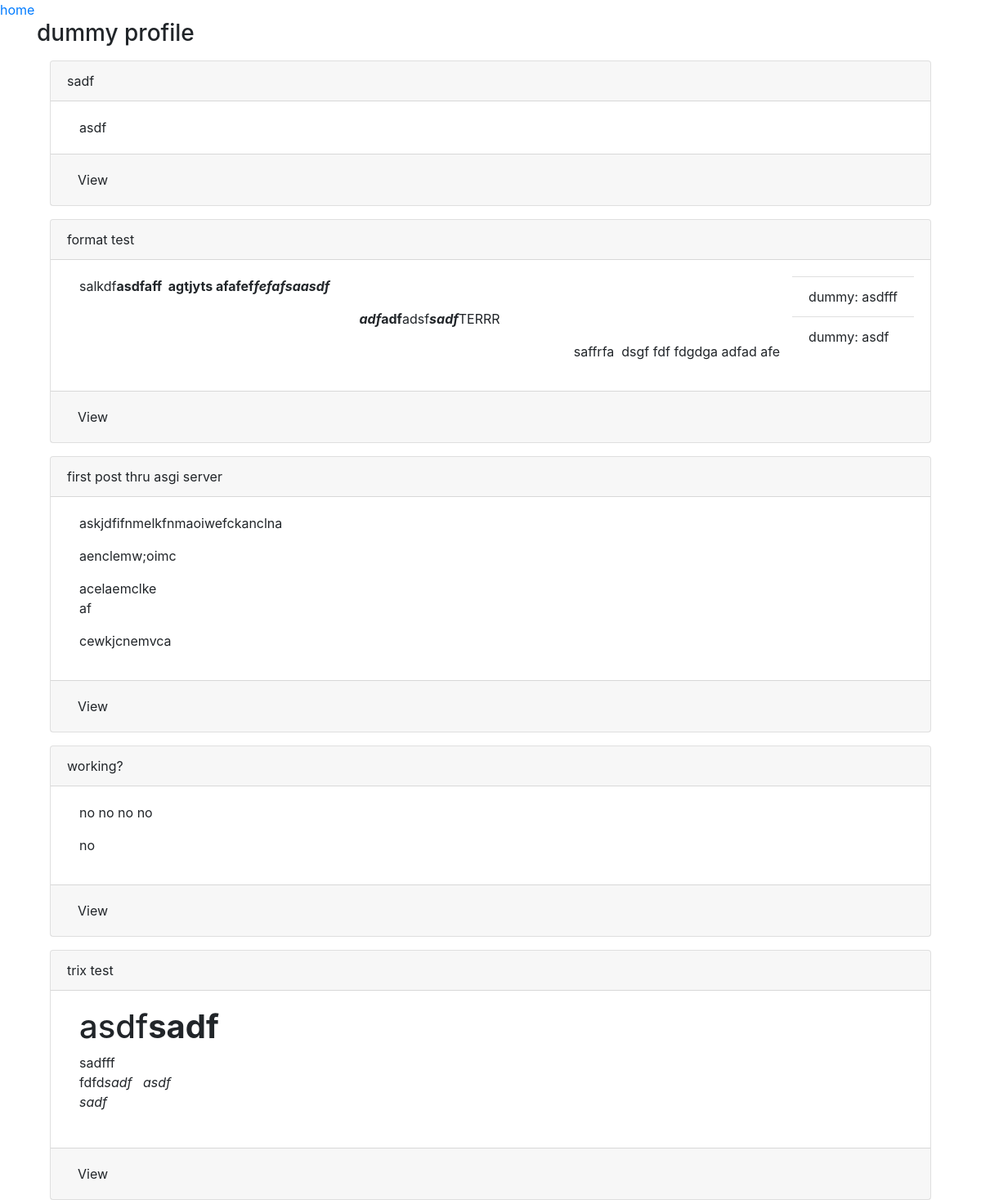
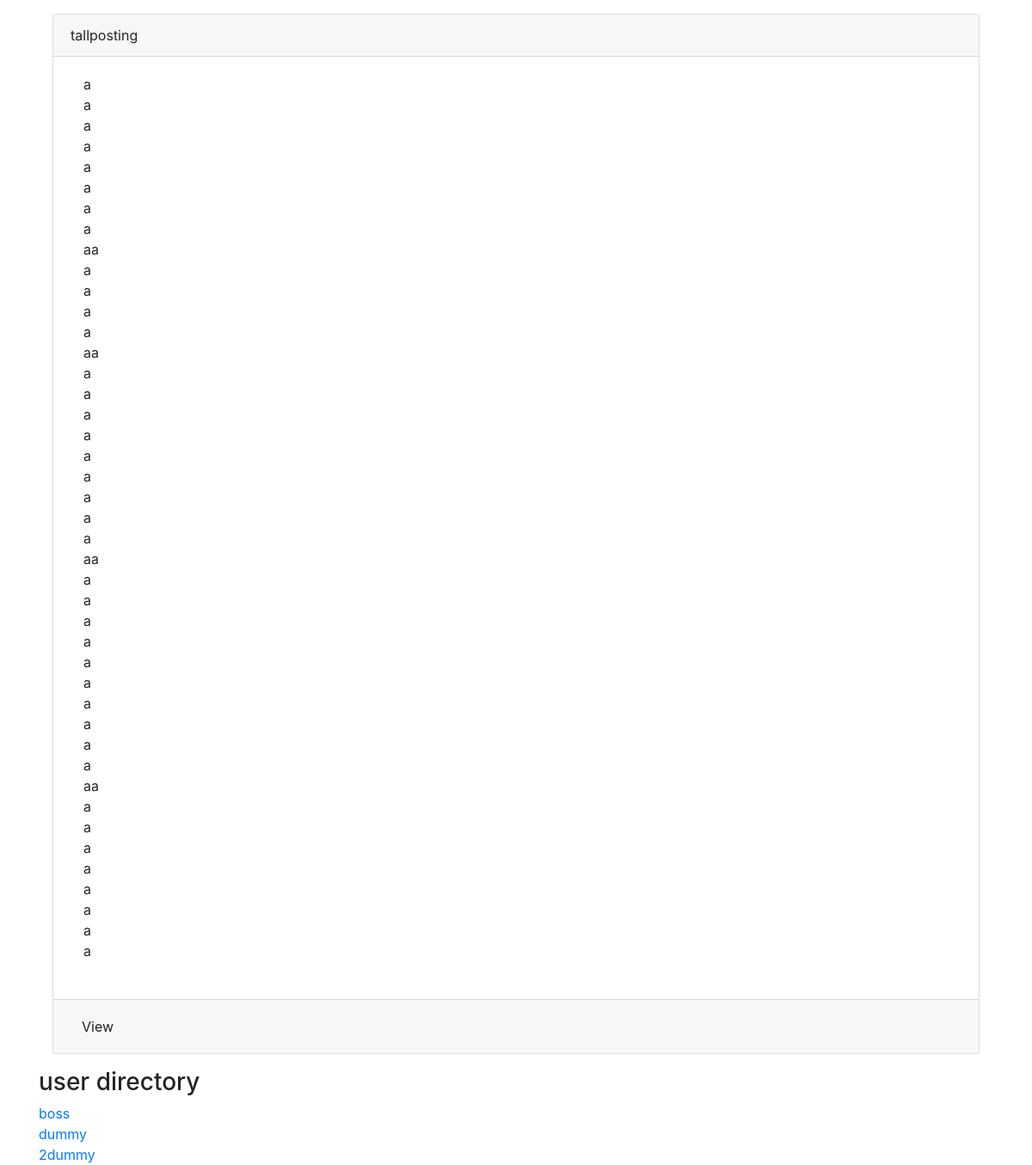
Page /charapp/profile/dummy/ on the committed database (2 pictures, top to bottom).
### charapp/models.py (models this page shows, shortened)
class Post(models.Model):
    user = models.ForeignKey(User, related_name = 'posts', on_delete = models.CASCADE)
    text = models.TextField()
    title = models.CharField(max_length = 50, blank=True, null=True)
    date_created = models.DateTimeField(auto_now_add = True)
    upload = models.FileField(upload_to='uploads/', blank = True, null = True)

class Comment(models.Model):
    user = models.ForeignKey(User, related_name = 'comments', on_delete = models.CASCADE)
    text = models.TextField()
    date_created = models.DateTimeField(auto_now_add = True)
    post = models.ForeignKey(Post, related_name = 'comments', on_delete = models.CASCADE)
    def __str__(self):
        return f'{self.user.username}: {self.text}'

### charapp/views.py (the view)
# urls.py: path('profile/<str:username>/', views.profile, name='profile'),
def profile(request, username):
    context = {
        'profile': User.objects.get(username = username),
        'userlist': User.objects.all(),
    }
    return render(request, 'charapp/profile.html', context)

### charapp/templates/charapp/profile.html (shortened to what this page needs)
{% extends 'charbucket/base.html' %}
{% block content %}
    <a href="{% url 'charapp:userhome' %}">home</a>
    <div class="container">
        <h3>{{profile.username}} profile</h3>
        {% for post in profile.posts.all %}
        <div class="card m-3">
                <div class="card-header">
                    {{post.title}}
                </div>
                <div class="card-body d-flex">
                    <div class="card-text col-sm">
                        {{post.text|safe}}
                    </div>
                    <ul class="list-group list-group-flush">
                        {% for comment in post.comments.all %}
                        <li class="list-group-item">{{comment}}</li>
                        {% endfor %}
                    </ul>
                </div>
                <div class="card-footer">
                    <a type="button" class="btn" href="{% url 'charapp:post_table' post.id %}">View</a>
                </div>
            </div>
        {% endfor %}
    </div>
    <div class="container">
        <h3>user directory</h3>
        {% for user in userlist %}
        <a href="{% url 'charapp:profile' user.username %}">{{user}}</a> <br>
        {% endfor %}
    </div>
{% endblock %}

### rows in the picture
Post: title "sadf", text "asdf"
Post: title "format test", text "salkdf asdfaff agtjyts afafef fefafsaasdf adf adf adsf sadf TERRR saffrfa dsgf fdf fdgdga adfad afe"
Comment: user+text "dummy: asdfff"
Comment: user+text "dummy: asdf"
Post: title "first post thru asgi server", text "askjdfifnmelkfnmaoiwefckanclna aenclemw;oimc acelaemclke af cewkjcnemvca"
Post: title "working?", text "no no no no no"
Post: title "trix test", text "asdf sadf sadfff fdfd sadf asdf sadf"
Post: title "tallposting", text "a a a a a a a a aa a a a a aa a a a a a a a a a aa a a a a a a a a a a aa a a a a a a a a"

### other values in the picture
{{ profile.username }} "dummy"
{{ user }} "boss"
{{ user }} "dummy"
{{ user }} "2dummy"
